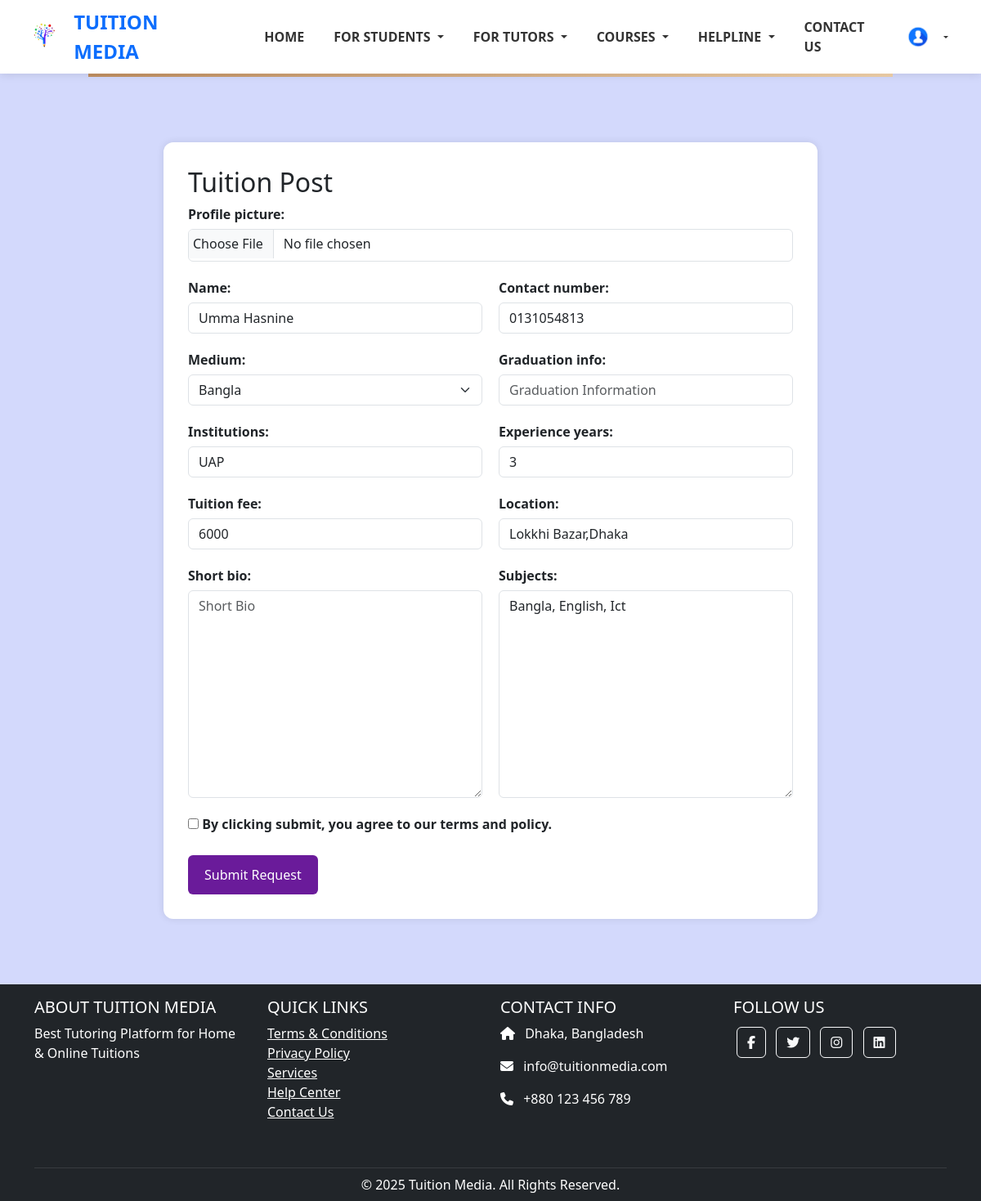
/updateT/14 (signed in), run on the app's committed database.
### tutors/models.py (models this page shows, shortened)
class Tutor(models.Model):
    MEDIUM_CHOICES = [
        ('Bangla', 'Bangla'),
        ('English', 'English'),
        ('Bangla/English', 'Bangla/English'),
    ]
    profile_picture = models.ImageField(upload_to='tutor_profiles/', blank=True, null=True)
    name = models.CharField(max_length=100)
    email = models.EmailField(unique=True, blank=True, null=True)
    contact_number = models.CharField(max_length=15, blank=True, null=True)
    medium = models.CharField(max_length=20, choices=MEDIUM_CHOICES, default='Bangla')  # Required choice
    graduation_info = models.CharField(max_length=100, blank=True, null=True)
    institutions = models.CharField(max_length=50,blank=True, null=True)
    experience_years = models.PositiveIntegerField(default=0)
    location = models.CharField(max_length=100, blank=True, null=True)
    join_date = models.DateField(auto_now_add=True)
    tuition_fee = models.PositiveIntegerField(default=0)
    subjects = models.TextField(max_length=100,blank=True, null=True)
    short_bio = models.TextField(max_length=100,blank=True, null=True)
    timestamp = models.DateTimeField(auto_now_add=True)

### students/views.py (the view)
# urls.py: path('updateT/<str:id>',students_view.updateT, name='updateT'),
def updateT(request, id):
    posts = Tutor.objects.get(pk=id)
    form = TutorPostForm(instance=posts)
    if request.method == 'POST':
        form = TutorPostForm(request.POST,request.FILES, instance=posts)
        if form.is_valid():
            form.save()
            return redirect('tutor_list')
    context = {'form': form}
    return render(request, 'students/updateT.html', context)

### template/students/updateT.html (shortened to what this page needs)
{% extends 'base.html' %}
{% block content %}
<div class="form-container">
  <h2>Tuition Post</h2>
  <form method="POST" enctype="multipart/form-data">
    <div class="form-row">
      <div class="form-group">
        {{ form.profile_picture.label_tag }}
        {{ form.profile_picture }}
      </div>
    </div>
    <div class="form-row">
      <div class="form-group">
        {{ form.name.label_tag }}
        {{ form.name }}
      </div>
      <div class="form-group">
        {{ form.contact_number.label_tag }}
        {{ form.contact_number }}
      </div>
    </div>
    <div class="form-row">
      <div class="form-group">
        {{ form.medium.label_tag }}
        {{ form.medium }}
      </div>
      <div class="form-group">
        {{ form.graduation_info.label_tag }}
        {{ form.graduation_info }}
      </div>
    </div>
    <div class="form-row">
      <div class="form-group">
        {{ form.institutions.label_tag }}
        {{ form.institutions }}
      </div>
      <div class="form-group">
        {{ form.experience_years.label_tag }}
        {{ form.experience_years }}
      </div>
    </div>
    <div class="form-row">
      <div class="form-group">
        {{ form.tuition_fee.label_tag }}
        {{ form.tuition_fee }}
      </div>
      <div class="form-group">
        {{ form.location.label_tag }}
        {{ form.location }}
      </div>
    </div>
    <div class="form-row">
      <div class="form-group">
        {{ form.short_bio.label_tag }}
        {{ form.short_bio }}
      </div>
      <div class="form-group">
        {{ form.subjects.label_tag }}
        {{ form.subjects }}
      </div>
    </div>
    <div class="checkbox-group">
      <label>
        <input type="checkbox" required>
        By clicking submit, you agree to our terms and policy.
      </label>
    </div>
    <button type="submit" class="submit-btn" name="request_tutor">Submit Request</button>
  </form>
</div>
{% endblock %}

### static/CSS/navbar.css (style rules this page uses)
body { margin: 0; font-family: 'Segoe UI', sans-serif; background-color: #d3d9fc }

### template/students/updateT.html (style rules this page uses)
.form-container { max-width: 800px; margin: 80px auto; background: #fff; padding: 30px; border-radius: 12px; box-shadow: 0 0 10px rgba(0,0,0,0.1); }
.form-row { display: flex; justify-content: space-between; gap: 20px; margin-bottom: 20px; }
.form-group { flex: 1; display: flex; flex-direction: column; }
label { font-weight: bold; margin-bottom: 6px; }
input, select, textarea { padding: 10px; border: 1px solid #ccc; border-radius: 6px; font-size: 16px; }
.checkbox-group { margin: 20px 0; }
.submit-btn { background-color: #6a1b9a; color: white; padding: 12px 20px; border: none; border-radius: 6px; font-size: 16px; cursor: pointer; }

### data on the page
Tutor: name "Umma Hasnine", contact_number "0131054813", medium "Bangla", institutions "UAP", experience_years "3", tuition_fee "6000", location "Lokkhi Bazar,Dhaka", subjects "Bangla, English, Ict"
